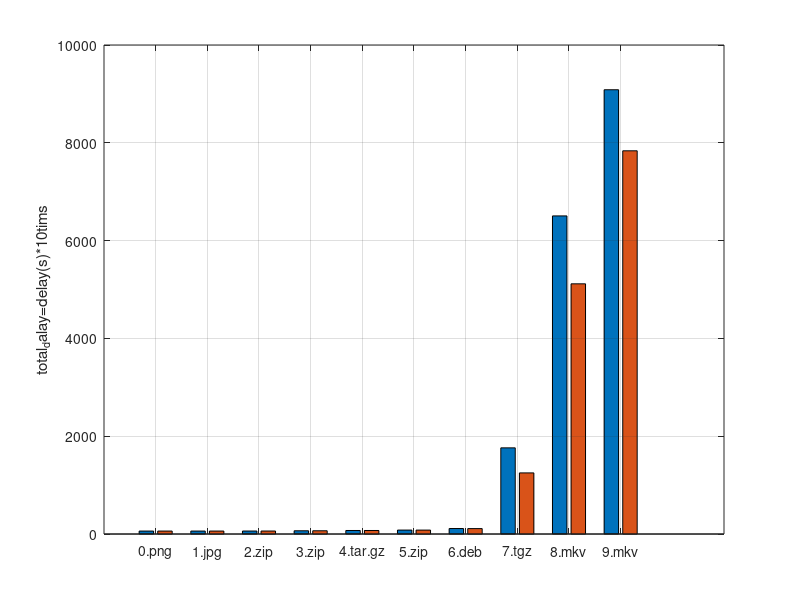
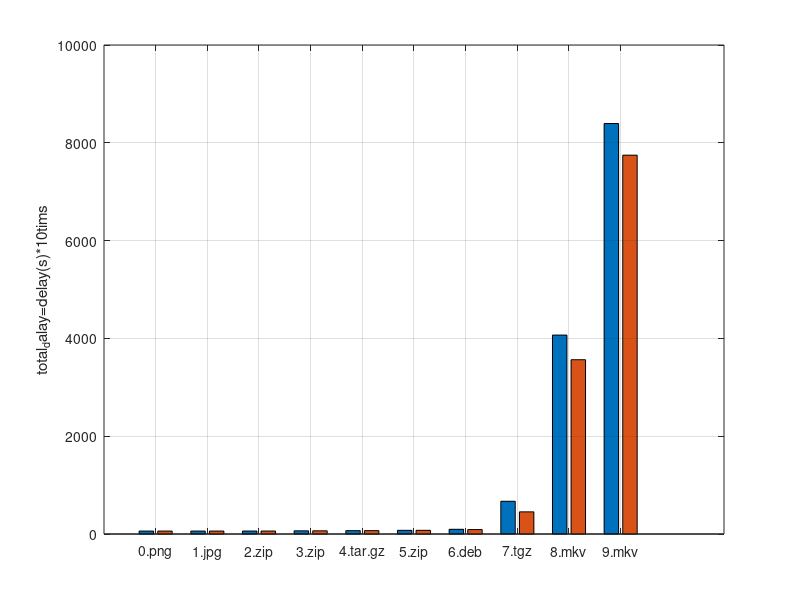

The MATLAB script that drew these images, in order:
erasure_20160518_84 = [60.2,60.2;60.3,60.3;60.8,60.9;66.4,66.4;71.8,71.8;80.2,79.9;112.1,110.7;1762.0,1249.6;6505,5116.4;9085.3,7836.6];
erasure_20160518_63 = [60.2,60.2;60.3,60.3;60.7,60.8;65.2,65.3;68.8,69;75,75.3;96.2,90.6;669.3,453;4068,3564.3;8394.6,7747.2];
figure(1);
bar(erasure_20160518_84);
file_list = {'0.png','1.jpg','2.zip','3.zip','4.tar.gz','5.zip','6.deb','7.tgz','8.mkv','9.mkv'};
set(gca,'XTickLabel',file_list);
ylabel('total_dalay=delay(s)*10tims');
grid on;

figure(2);
bar(erasure_20160518_63);
set(gca,'XTickLabel',file_list);
ylabel('total_dalay=delay(s)*10tims');
grid on;